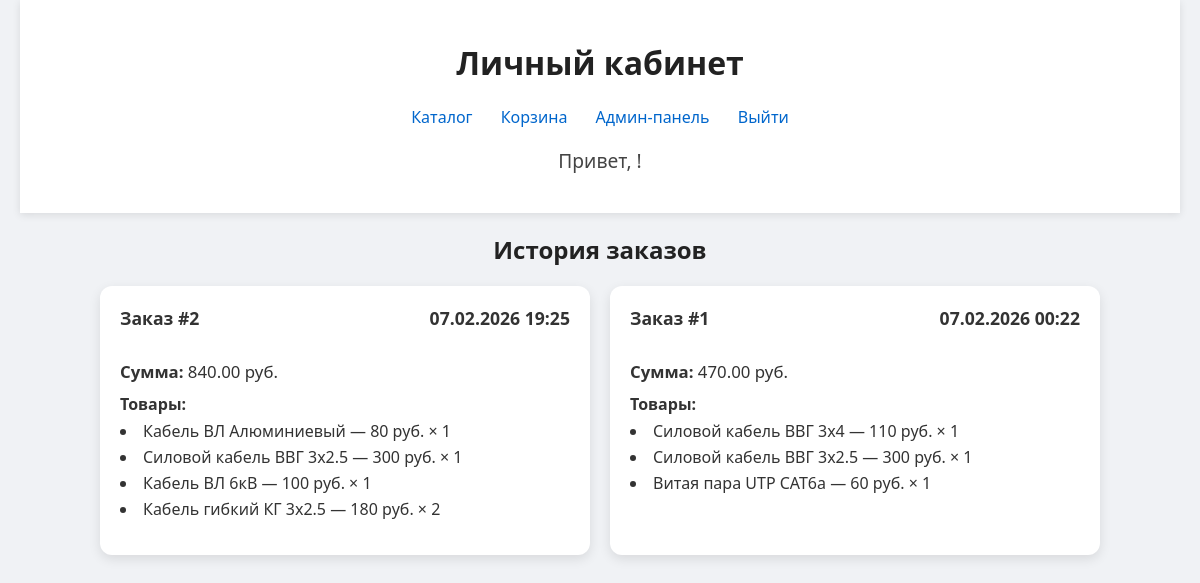
The app's page /account.php (signed in) with its own data.
### tables this page shows
CREATE TABLE `orders` (
  `id` int(11) NOT NULL,
  `user_id` int(11) DEFAULT NULL,
  `user_name` varchar(100) NOT NULL,
  `user_phone` varchar(30) DEFAULT NULL,
  `user_email` varchar(100) DEFAULT NULL,
  `total_price` decimal(10,2) NOT NULL,
  `status` enum('new','paid','shipped','closed') DEFAULT 'new',
  `created_at` datetime DEFAULT current_timestamp(),
  `delivery` varchar(50) DEFAULT NULL,
  `items` longtext NOT NULL CHECK (json_valid(`items`))
);

### public/account.php (the view, shortened to what this page needs)
<?php
require_once '../config.php';
$user_id = $_SESSION['user_id'];
$user_name = $_SESSION['user_name'];
$stmt = $pdo->prepare("SELECT * FROM orders WHERE user_id = ? ORDER BY created_at DESC");
$stmt->execute([$user_id]);
$orders = $stmt->fetchAll();
?>
<!DOCTYPE html>
<html lang="ru">
<head>
<link rel="stylesheet" href="assets/css/account.css">
</head>
<body>
<header>
    <h1>Личный кабинет</h1>
    <nav>
        <a href="index.php">Каталог</a>
        <a href="cart.php">Корзина</a>
                   <?php if (!empty($_SESSION['is_admin']) && $_SESSION['is_admin'] == 1): ?>
        <a href="../admin/index.php">Админ-панель</a>
    <?php endif; ?>
        <a href="logout.php">Выйти</a>
    </nav>
    <p class="greeting">Привет, <span><?= htmlspecialchars($user_name) ?></span>!</p>
</header>
<section class="orders">
    <h2>История заказов</h2>
    <?php if (empty($orders)): ?>
        <p class="no-orders">Заказы отсутствуют</p>
    <?php else: ?>
        <div class="orders-grid">
            <?php foreach ($orders as $order): ?>
            <div class="order-card">
                <div class="order-header">
                    <div class="order-number">Заказ #<?= $order['id'] ?></div>
                    <div class="order-date"><?= date("d.m.Y H:i", strtotime($order['created_at'])) ?></div>
                </div>
                <div class="order-status <?= strtolower($order['status']) ?>">
                </div>
                <div class="order-total">
                    <b>Сумма:</b> <?= $order['total_price'] ?> руб.
                </div>
                <div class="order-items">
                    <b>Товары:</b>
                    <ul>
                        <?php
                        $items = json_decode($order['items'], true);
                        foreach ($items as $item): ?>
                        <li><?= htmlspecialchars($item['name']) ?> — <?= $item['price'] ?> руб. × <?= $item['quantity'] ?></li>
                        <?php endforeach; ?>
                    </ul>
                </div>
            </div>
            <?php endforeach; ?>
        </div>
    <?php endif; ?>
</section>
</body>
</html>

### public/assets/css/account.css (style rules this page uses)
body { font-family: 'Segoe UI', Tahoma, Geneva, Verdana, sans-serif; background-color: #f0f2f5; color: #333; margin: 0; padding: 0 20px; }
h1, h2 { text-align: center; color: #222; }
header { padding: 20px 0; background: #fff; box-shadow: 0 2px 8px rgba(0,0,0,0.1); margin-bottom: 20px; }
header nav { text-align: center; margin-bottom: 10px; }
header nav a { margin: 0 12px; text-decoration: none; color: #0066cc; font-weight: 500; }
.greeting { text-align: center; font-size: 1.2em; color: #444; }
.orders { max-width: 1000px; margin: 0 auto; padding-bottom: 40px; }
.orders-grid { display: grid; grid-template-columns: repeat(auto-fit, minmax(300px, 1fr)); gap: 20px; }
.order-card { background-color: #fff; border-radius: 12px; box-shadow: 0 4px 12px rgba(0,0,0,0.1); padding: 20px; display: flex; flex-direction: column; transition: transform 0.2s, box-shadow 0.2s; }
.order-header { display: flex; justify-content: space-between; margin-bottom: 10px; font-size: 1.1em; font-weight: 600; color: #333; }
.order-status { font-weight: bold; margin-bottom: 10px; padding: 5px 10px; border-radius: 20px; width: fit-content; color: #fff; }
.order-total { margin-bottom: 10px; font-size: 1.05em; }
.order-items ul { list-style: disc inside; padding-left: 0; margin: 5px 0 15px 0; }
.order-items li { margin-bottom: 4px; }

### records on screen
orders: id "2", created_at "07.02.2026 19:25", total_price "840.00", name "Кабель ВЛ Алюминиевый", price "80", quantity "1", name "Силовой кабель ВВГ 3x2.5", price "300", name "Кабель ВЛ 6кВ", price "100", name "Кабель гибкий КГ 3х2.5", price "180", quantity "2"
orders: id "1", created_at "07.02.2026 00:22", total_price "470.00", name "Силовой кабель ВВГ 3x4", price "110", quantity "1", name "Силовой кабель ВВГ 3x2.5", price "300", name "Витая пара UTP CAT6a", price "60"
